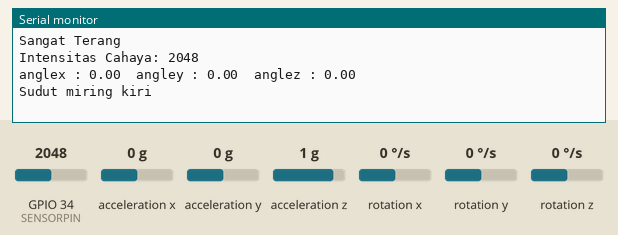
A sketch run on a simulated ESP32. Shown: the last lines printed to the serial monitor. Inputs (shaded band) come from the test bench; at power-on: acceleration x 0 g, GPIO 34 (SENSORPIN) = 2048, acceleration y 0 g, acceleration z 1 g, rotation x 0 °/s, rotation y 0 °/s, rotation z 0 °/s.

Above: at 4.2 s.
4.3 s: acceleration x set to -1.4 g
At 8.9 s:
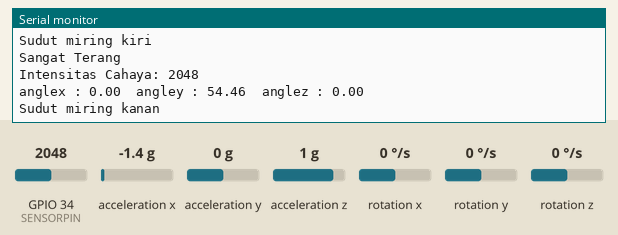
14.6 s: GPIO 34 (SENSORPIN) set to 1960
At 18.5 s:
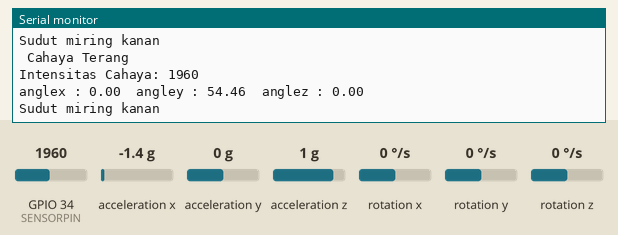
24.6 s: acceleration y set to -1.4 g
At 29.4 s:
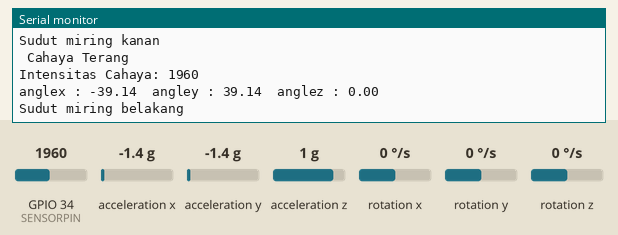
34.7 s: GPIO 34 (SENSORPIN) set to 460
At 39.4 s:
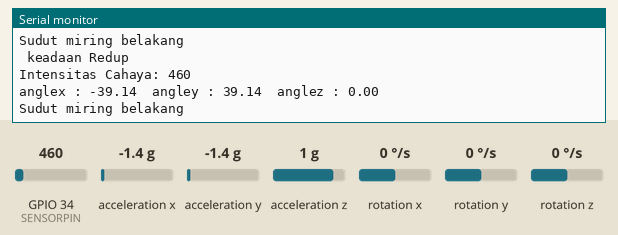
44.8 s: acceleration y set to 0.8 g
At 49.3 s:
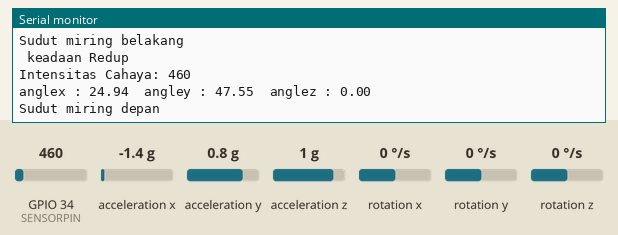
54.9 s: GPIO 34 (SENSORPIN) set to 10
At 58.9 s:
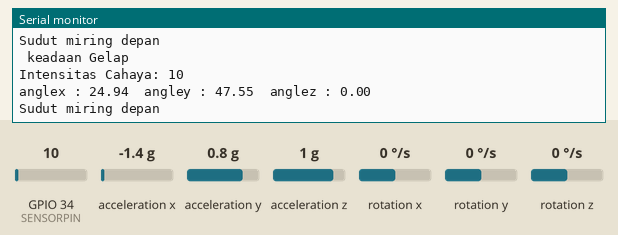
Timing chart, 0 to 60.4 s (numbered marks = the images above; inputs shaded):
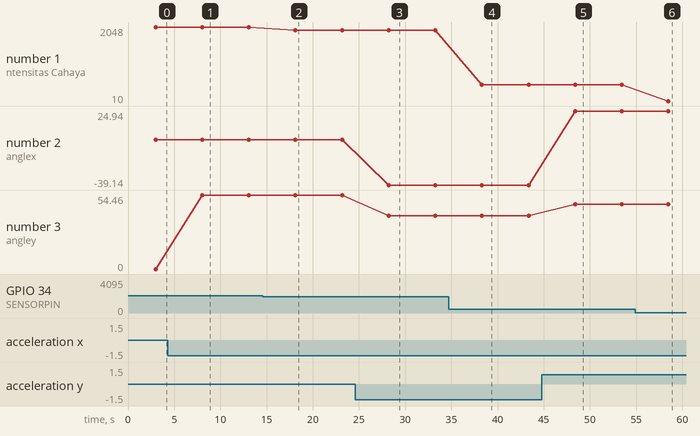

The sketch:

Praktikum1.ino
```cpp
#include <MPU6050_tockn.h>
#include <Wire.h>

#define SENSORPIN 34

MPU6050 mpu6050(Wire);

void setup() {
  Serial.begin(9600);
  Wire.begin();
  mpu6050.begin();
  mpu6050.calcGyroOffsets();
}

void loop() {
  int ldr_value = analogRead(SENSORPIN);
  if(ldr_value > 0 && ldr_value <50) {
    Serial.println(" keadaan Gelap ");
    Serial.print("Intensitas Cahaya: ");
    Serial.print(ldr_value);
    Serial.println();
  }
  else if(ldr_value > 50 && ldr_value <500) {
    Serial.println(" keadaan Redup ");
    Serial.print("Intensitas Cahaya: ");
    Serial.print(ldr_value);
    Serial.println();
  }
  else if(ldr_value > 500 && ldr_value <2000) {
    Serial.println(" Cahaya Terang ");
    Serial.print("Intensitas Cahaya: ");
    Serial.print(ldr_value);
    Serial.println();
  }
  else {
    Serial.println("Sangat Terang ");
    Serial.print("Intensitas Cahaya: ");
    Serial.print(ldr_value);
    Serial.println();
  }

  mpu6050.update();
  Serial.print("anglex : ");
  Serial.print(mpu6050.getAngleX());
  Serial.print("\tangley : ");
  Serial.print(mpu6050.getAngleY());
  Serial.print("\tanglez : ");
  Serial.println(mpu6050.getAngleZ());

  // Cek sudut miring
  float angleX = mpu6050.getAngleX();
  float angleY = mpu6050.getAngleY();
  float angleZ = mpu6050.getAngleZ();


  if (angleX > 10) {
    // Sudut miring ke depan
    Serial.println("Sudut miring depan");
  } else if (angleX < -10) {
    // Sudut miring ke belakang
    Serial.println("Sudut miring belakang");
  } else if (angleY > 10) {
    // Sudut miring ke kanan
    Serial.println("Sudut miring kanan");
  } else {
    // Sudut miring ke kiri
    Serial.println("Sudut miring kiri");
  }

  delay(5000);

}
```

Measured:
- after the input at 4.3 s, the serial monitor: prints a new line after 3.7 s (image 1)
- after the input at 14.6 s, the serial monitor: prints a new line after 3.5 s (image 2)
- after the input at 24.6 s, the serial monitor: prints a new line after 3.6 s (image 3)
- after the input at 34.7 s, the serial monitor: prints a new line after 3.6 s (image 4)
- after the input at 44.8 s, the serial monitor: prints a new line after 3.6 s (image 5)
- after the input at 54.9 s, the serial monitor: prints a new line after 3.6 s (image 6)
- plotted number 1: 2048 → 1960 after the input at 14.6 s, 1960 → 460 after the input at 34.7 s, 460 → 10 after the input at 54.9 s
- plotted number 2: 0 → -39.14 after the input at 24.6 s, -39.14 → 24.94 after the input at 44.8 s
